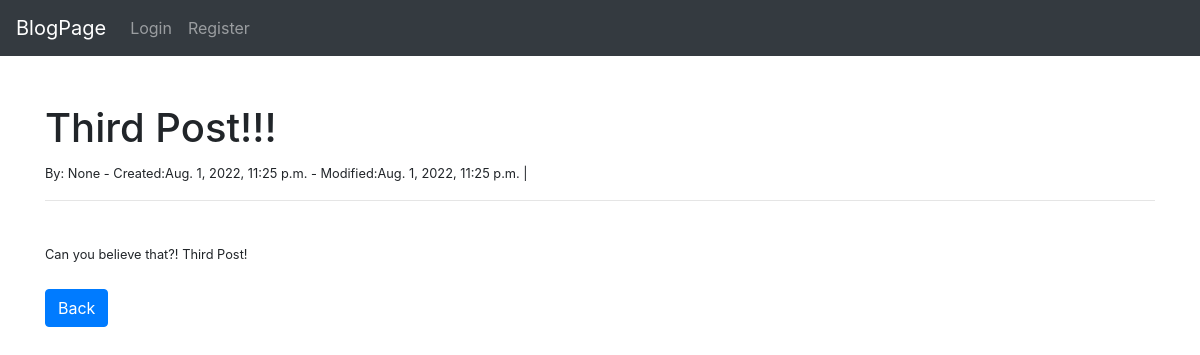
The page /posts/post_detail/3 on the database as committed earlier.
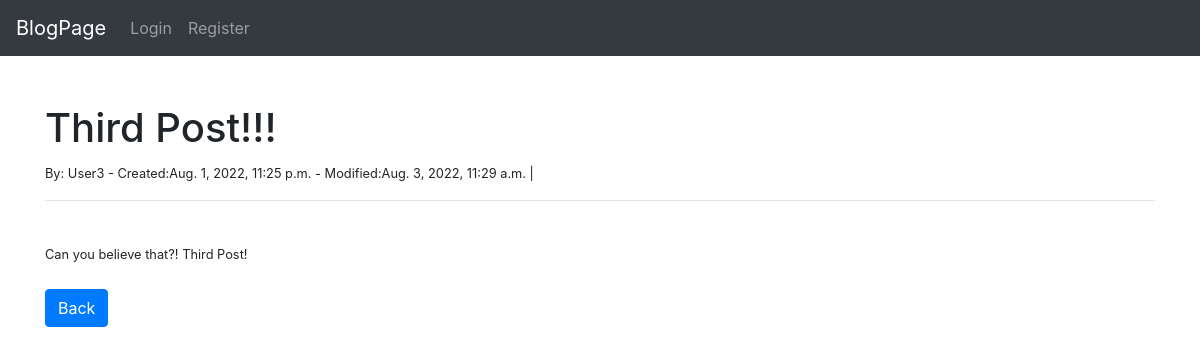
The same page on the database as committed later.
### posts/models.py (models this page shows, shortened)
class Post(models.Model):
    title = models.CharField(max_length=50)
    content = models.TextField()
    created = models.DateTimeField(auto_now_add=True)
    modified = models.DateTimeField(auto_now=True)
    author = models.ForeignKey(
        'posts.Author',
        on_delete=models.CASCADE,
        null=True,
        blank=True
    )

class Author(models.Model):
    nick = models.CharField(max_length=50, blank=True, null=True, unique=True)
    email = models.EmailField(
        max_length=255,
        unique=True
    )
    def __str__ (self):
        return self.nick

### posts/views.py (the view)
# urls.py: path('post_detail/<int:pk>', PostDetailView.as_view(), name='post_details'),
class PostDetailView(DetailView):
    model = Post
    template_name = 'post_details.html'

### posts/templates/post_details.html (shortened to what this page needs)
{% extends 'base.html' %}
{% block content %}
<h1>{{ post.title }}</h1>
<small>By: {{ post.author }}  -  Created:{{ post.created }}  -  Modified:{{ post.modified }} |
<br>
<hr>
<br>
{{ post.content }}
<br>
<br>
<a href="{% url 'home' %}" class="btn btn-primary">Back</a>
{% endblock %}

Rows that differ between the two databases and show on the page:
changed Post "Third Post!!!": author "None" → "User3"; modified "Aug. 1, 2022, 11:25 p.m." → "Aug. 3, 2022, 11:29 a.m."
